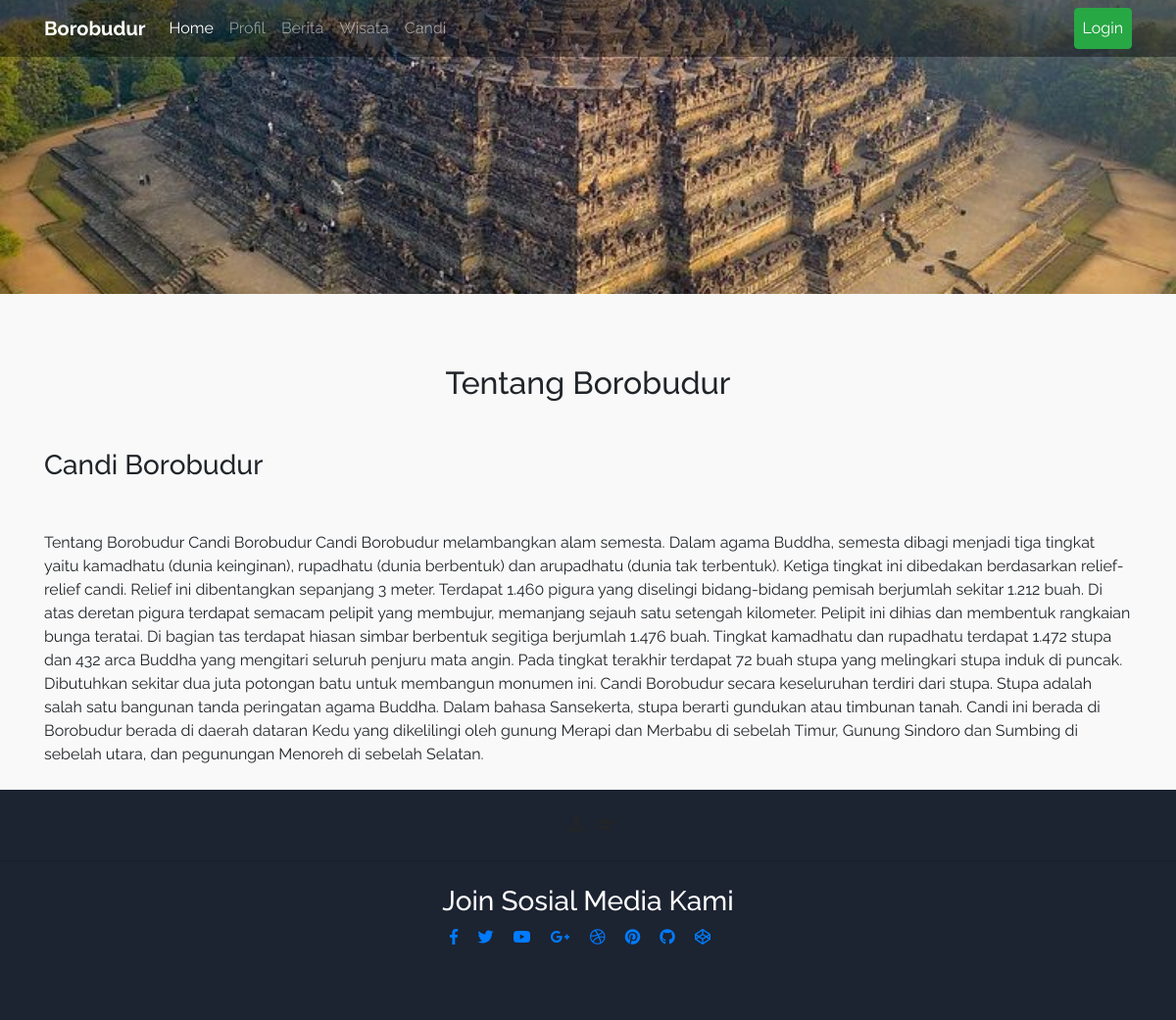
The page /index.php/home/about on the database its author committed.
### tables this page shows
CREATE TABLE `profil_candi` (
  `id_profil` int(11) NOT NULL,
  `profil_candi` text NOT NULL,
  `gambar` varchar(60) NOT NULL
);

### application/controllers/Home.php (called while the page is built, shortened)
<?php
class Home extends CI_Controller {
	public function __construct(){
		$this->load->model('M_Home','model');
		$this->load->model('M_Wisata','model_wisata');
		$this->load->model('M_Candi','model_candi');
		$this->load->library("pagination");
	}
	public function about(){
		$data['profil']=$this->model->get_all('profil_candi')->row();
		$this->load->view('layouts/header');
		$this->load->view('pages/user/tentang_borobudur',$data);
		$this->load->view('layouts/footer');
	}
}

### index.php (called while the page is built, shortened)
<?php
require_once BASEPATH.'core/CodeIgniter.php';

### application/models/M_Home.php (called while the page is built, shortened)
<?php
class M_Home extends CI_Model
{
	public function get_all($table){
        return $this->db->get($table);
	}
}

### application/views/pages/user/tentang_borobudur.php (the view, shortened to what this page needs)
<div class="view" style="background-image: url('<?= base_url('assets/file/profil/'.$profil->gambar) ?>'); background-repeat: no-repeat; background-size: cover;height:300px;background-position-y: center;">
</div>
<main>
  <div class="container">
    <section class="mt-5 wow fadeIn" id="profil">
    <h2 class="text-center py-4 my-4">Tentang Borobudur</h2>
          <h3 class="h3 mb-3">Candi Borobudur</h3>
          <p style="text-align:justify;margin-bottom: 50px;">
					<?= $profil->profil_candi ?>
				</p>
    </section>
  </div>
</main>

### assets/client/css/style.css (style rules this page uses)
.view, body { height: 100%; font-family: "Anek Malayalam", sans-serif; font-family: "Poppins", sans-serif; }
html { height: 100%; }

### application/views/layouts/header.php (style rules this page uses)
body { background: #f9f9f9; font-size: 16px; font-family: "Raleway", sans-serif; }

### rows shown on the page
profil_candi: gambar (picture), profil_candi "Tentang Borobudur Candi Borobudur Candi Borobudur melambangkan alam semesta. Dalam agama Buddha, semesta dibagi menjadi tiga tingkat yaitu kamadhatu (dunia keinginan), rupadhatu (dunia berbentuk) dan arupadhatu (dunia tak terbentuk). Ketiga tingkat ini dibedakan berdasarkan relief-relief candi. Relief ini dibentangkan sepanjang 3 meter. Terdapat 1.460 pigura yang diselingi bidang-bidang pemisah berjumlah sekitar 1.212 buah. Di atas deretan pigura terdapat semacam pelipit yang membujur, memanjang sejauh satu setengah kilometer. Pelipit ini dihias dan membentuk rangkaian bunga teratai. Di bagian tas terdapat hiasan simbar berbentuk segitiga berjumlah 1.476 buah. Tingkat kamadhatu dan…"
